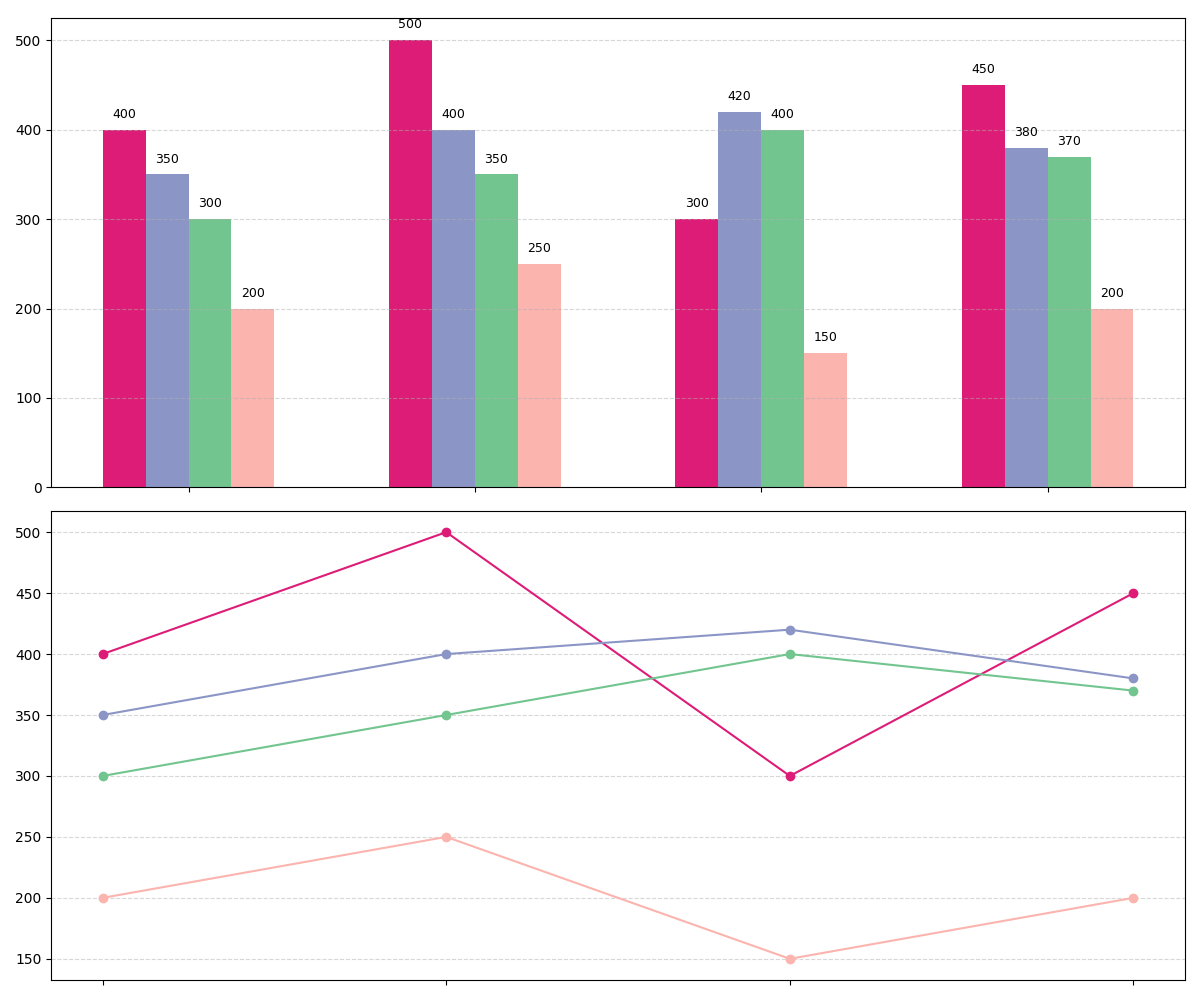

The Python source for this figure:
import matplotlib.pyplot as plt
import numpy as np

quarters = ['Q1', 'Q2', 'Q3', 'Q4']

categories = ['Electronics', 'Clothing', 'Home & Kitchen', 'Sports']
sales_data = {
    'Electronics': [400, 500, 300, 450],
    'Clothing': [350, 400, 420, 380],
    'Home & Kitchen': [300, 350, 400, 370],
    'Sports': [200, 250, 150, 200],
}

total_sales = {category: sum(sales) for category, sales in sales_data.items()}

colors = ['#dd1c77','#8c96c6','#72c58f','#fbb4ae']

sorted_categories = sorted(total_sales, key=total_sales.get, reverse=True)
sorted_colors = [x for _, x in sorted(zip(categories, colors), key=lambda pair: total_sales[pair[0]], reverse=True)]
sorted_sales_data = [sales_data[category] for category in sorted_categories]

fig, (ax_bar, ax_curve) = plt.subplots(2, 1, figsize=(12, 10))

bar_width = 0.15
x_positions = np.arange(len(quarters))

for i, category_sales in enumerate(sorted_sales_data):
    ax_bar.bar(x_positions + i * bar_width, category_sales, bar_width, color=sorted_colors[i])

ax_bar.set_xticks(x_positions + bar_width * (len(categories) - 1) / 2)
ax_bar.set_xticklabels([])  # Remove x-tick labels
ax_bar.yaxis.grid(True, linestyle='--', alpha=0.5)

for i, category_sales in enumerate(sorted_sales_data):
    for j, value in enumerate(category_sales):
        if value > 0:
            ax_bar.text(x_positions[j] + i * bar_width, value + 10, f'{value}', ha='center', va='bottom', fontsize=9, color='black')

for i, category in enumerate(sorted_categories):
    ax_curve.plot(quarters, sales_data[category], marker='o', linestyle='-', color=sorted_colors[i])

ax_curve.set_xticklabels([])  # Remove x-tick labels
ax_curve.yaxis.grid(True, linestyle='--', alpha=0.5)

plt.tight_layout()
plt.show()
